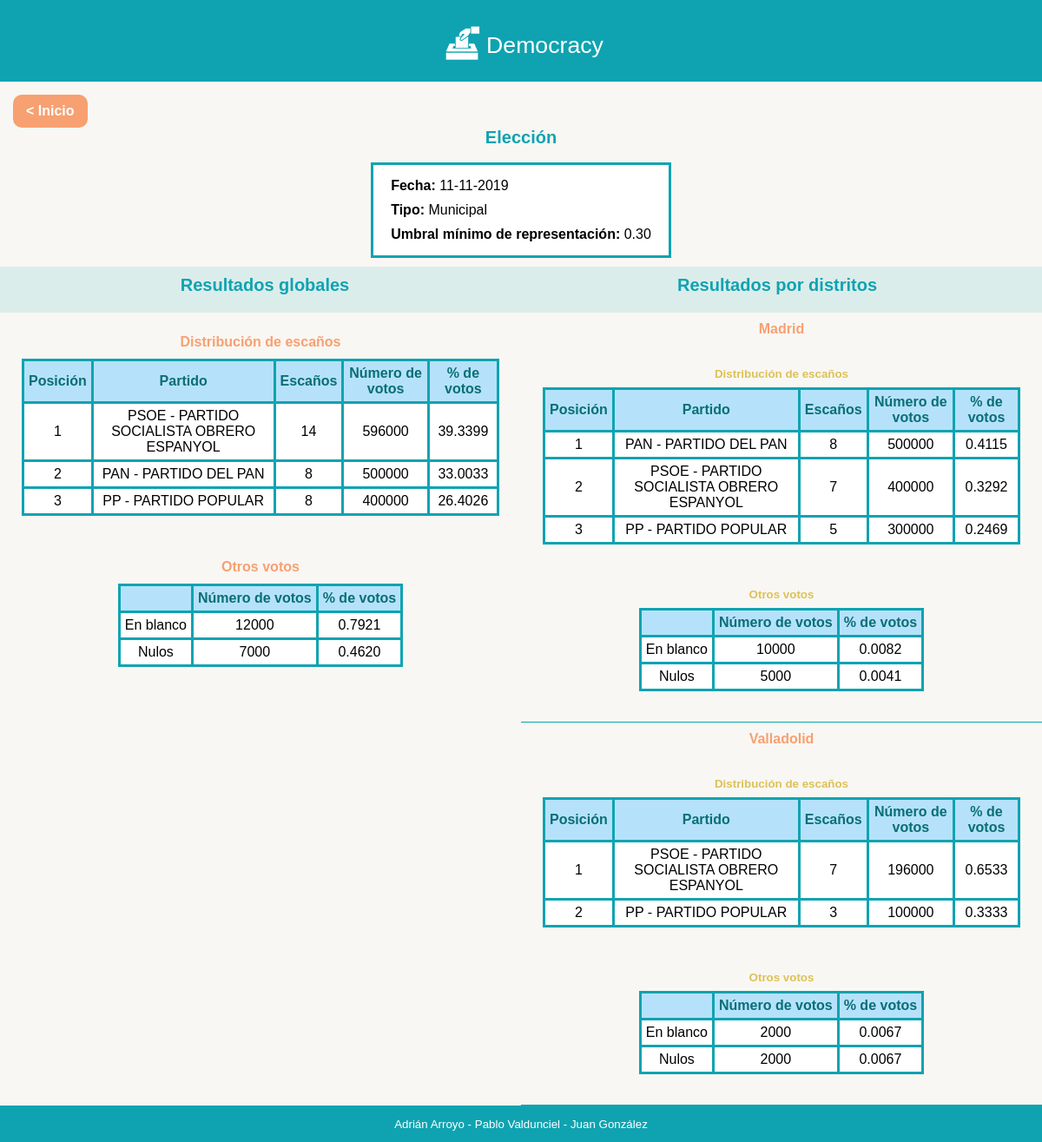
The app's page /results/1/ with its own data.
### main/models/election.py (models this page shows, shortened)
class Election(models.Model):
    date = models.DateField()
    min_votes_threshold = models.FloatField(validators=[MinValueValidator(limit_value=0.0),
                                                        MaxValueValidator(limit_value=100.0)])
    type = models.ForeignKey(ElectionType, on_delete=models.CASCADE)
    device = models.ForeignKey(Device, on_delete=models.CASCADE)
    def get_date(self):
        return self.date
    def get_min_votes_threshold(self):
        return self.min_votes_threshold
    def get_type(self):
        return self.type.get_name()

### main/models/election_type.py (models this page shows, shortened)
class ElectionType(models.Model):
    name = models.CharField(max_length=20, validators=[RegexValidator(regex=r"^([a-z]|[A-Z]){1,20}$",
                                                                      message="ElectionType's name can contain only alphabetic characters")])
    def get_name(self):
        return self.name

### main/models/candidature.py (models this page shows, shortened)
class Candidature(models.Model):
    abrv_name = models.CharField(max_length=10, validators=[RegexValidator(regex=r"^([a-z]|[A-Z]){1}(\w){0,5}$",
                                                                           message="Candidature's abvr_name format error")])
    name = models.CharField(max_length=120, validators=[RegexValidator(regex=r"^([a-z]|[A-Z]){1}(\w){0,69}$",
                                                                       message="Candidature's name format error")])
    votes = models.PositiveIntegerField()
    district = models.ForeignKey(District, on_delete=models.CASCADE)
    def get_name(self):
        return self.name
    def get_abrv_name(self):
        return self.abrv_name
    def get_votes(self):
        return self.votes

### main/models/district.py (models this page shows, shortened)
class District(models.Model):
    name = models.CharField(max_length=120, validators=[RegexValidator(regex=r"^([a-z]|[A-Z]){1,120}$",
                                                                      message="District's name format error")])
    registered_voters = models.PositiveIntegerField()
    num_representatives = models.PositiveIntegerField()
    blank_votes = models.PositiveIntegerField()
    void_votes = models.PositiveIntegerField()
    election = models.ForeignKey(Election, on_delete=models.CASCADE)
    def get_id(self):
        return self.id
    def get_name(self):
        return self.name
    def get_num_representatives(self):
        return self.num_representatives
    def get_blank_votes(self):
        return self.blank_votes
    def get_void_votes(self):
        return self.void_votes

### main/views/results.py (the view)
# urls.py: path('results/<int:election>/', ResultsView.as_view(), name="results"),
class ResultsView(TemplateView):
    template_name = "results/base_results.html"
    def get_context_data(self, *args, **kwargs):
        context = super().get_context_data(*args, **kwargs)
        election_pk = context['election']
        election_service = ElectionService()
        results = election_service.get_seat_distribution(election_pk=election_pk)
        context["results"] = results
        return context

### main/services/district_service.py (called while the page is built)
	def get_candidatures(self, district_pk):
		candidatures = Candidature.objects.filter(district = district_pk)
		return candidatures

### main/services/election_service.py (called while the page is built)
    def get_districts(self, election_pk):
        districts = District.objects.filter(election=election_pk)
        return districts

### main/templates/results/base_results.html
{% extends "base/base.html" %}
{%block content %}
<div id="results-content">
    <div class="redirect_index_container">
        <a href="/" class="base_button orange">
            < Inicio
        </a>
    </div>
    <div id="results-content-body">
        <div class="election-data-container">
            <h1>Elección</h1>
            <ul>
                <li><b>Fecha: </b>{{results.election.date|date:"d-m-Y"}}</li>
                <li><b>Tipo: </b> {{results.election.type}}</li>
                <li><b>Umbral mínimo de representación: </b>{{results.election.min_votes_threshold|floatformat:2}}</li>
            </ul>
        </div>
        <div id="headers-container">
            <h1>Resultados globales</h1>
            {% if results.districts|length  > 1 %}
            <h1>Resultados por distritos</h1>
            {% endif %}
        </div>
        <div id="results-container">
            <div id="global-results-container">
                <div class="democracy-table-container">
                    <h2>Distribución de escaños</h2>
                    <table>
                        <thead>
                            <tr>
                                <th>Posición</th>
                                <th>Partido</th>
                                <th>Escaños</th>
                                <th>Número de votos</th>
                                <th>% de votos</th>
                            </tr>
                        </thead>
                        <tbody>
                            {%for candidature in results.global.candidatures %}
                            <tr>
                                <td>{{forloop.counter}}</td>
                                <td>{{candidature.abrv_name}} - {{candidature.name}}</td>
                                <td>{{candidature.seats}}</td>
                                <td>{{candidature.votes}}</td>
                                <td>{{candidature.votes_percentage|floatformat:4}}</td>
                            </tr>
                            {% endfor %}
                        </tbody>
                    </table>
                </div>
                <div class="democracy-table-container">
                    <h2>Otros votos</h2>
                    <table>
                        <thead>
                            <tr>
                                <th></th>
                                <th>Número de votos</th>
                                <th>% de votos</th>
                            </tr>
                        </thead>
                        <tbody>
                            <tr>
                                <td>En blanco</td>
                                <td>{{results.global.special_votes.blank}}</td>
                                <td>{{results.global.special_votes.blank_percentage|floatformat:4}}</td>
                            </tr>
                            <tr>
                                <td>Nulos</td>
                                <td>{{results.global.special_votes.void}}</td>
                                <td>{{results.global.special_votes.void_percentage|floatformat:4}}</td>
                            </tr>
                        </tbody>
                    </table>
                </div>
            </div>
            {% if results.districts|length  > 1 %}
            <div id="district-results-container">
                {%for district in results.districts %}
                <div class="district-container">
                    <h2>{{district.name}}</h2>
                    <div class="democracy-table-container">
                        <h3>Distribución de escaños</h3>
                        <table>
                            <thead>
                                <tr>
                                    <th>Posición</th>
                                    <th>Partido</th>
                                    <th>Escaños</th>
                                    <th>Número de votos</th>
                                    <th>% de votos</th>
                                </tr>
                            </thead>
                            <tbody>
                                {%for candidature in district.candidatures %}
                                <tr>
                                    <td>{{forloop.counter}}</td>
                                    <td>{{candidature.abrv_name}} - {{candidature.name}}</td>
                                    <td>{{candidature.seats}}</td>
                                    <td>{{candidature.votes}}</td>
                                    <td>{{candidature.votes_percentage|floatformat:4}}</td>
                                </tr>
                                {% endfor %}
                            </tbody>
                        </table>
                    </div>
                    <div class="democracy-table-container">
                        <h3>Otros votos</h3>
                        <table>
                            <tr>
                                <th></th>
                                <th>Número de votos</th>
                                <th>% de votos</th>
                            </tr>
                            <tr>
                                <td>En blanco</td>
                                <td>{{district.special_votes.blank}}</td>
                                <td>{{district.special_votes.blank_percentage|floatformat:4}}</td>
                            </tr>
                            <tr>
                                <td>Nulos</td>
                                <td>{{district.special_votes.void}}</td>
                                <td>{{district.special_votes.void_percentage|floatformat:4}}</td>
                            </tr>
                        </table>
                    </div>
                </div>
                {% endfor %}
            </div>
            {%endif %}
        </div>
    </div>
</div>
{%endblock content %}

### main/templates/base/base.html (shortened to what this page needs)
{% load static %}
<!DOCTYPE html>
<html lang="es">
    <head>
            <link rel="stylesheet" type="text/css" href="{% static 'styles/base/base.css'%}?{% now "U" %}">
            <link rel="stylesheet" type="text/css" href="{% static 'styles/base/buttons.css'%}?{% now "U" %}">
            <link rel="stylesheet" type="text/css" href="{% static 'styles/base/labels.css'%}?{% now "U" %}b ">
            <link rel="stylesheet" type="text/css" href="{% static 'styles/base/tables.css'%}?{% now "U" %}">
            <link rel="stylesheet" type="text/css" href="{% static 'styles/base/forms.css'%}?{% now "U" %}">
            <link rel="stylesheet" type="text/css" href="{% static 'styles/base/text.css'%}?{% now "U" %}b ">
            <link rel="stylesheet" type="text/css" href="{% static 'styles/base/scrollbars.css'%}?{% now "U" %}b ">
            <link rel="stylesheet" type="text/css" href="{% static 'styles/base/dialog.css'%}?{% now "U" %}">
            <link rel="stylesheet" type="text/css" href="{% static 'styles/index/base_index.css'%}?{% now "U" %}b ">
            <link rel="stylesheet" type="text/css" href="{% static 'styles/index/election_history.css'%}?{% now "U" %}b ">
            <link rel="stylesheet" type="text/css" href="{% static 'styles/index/election_builder.css'%}?{% now "U" %}b ">
            <link rel="stylesheet" type="text/css" href="{% static 'styles/results/base_results.css'%}?{% now "U" %}b ">
            <link rel="stylesheet" type="text/css" href="{% static 'styles/configuration/base_configuration.css'%}?{% now "U" %}b ">
    </head>
    <body>
        <header >
            <img src="/main/static/photos/urna.png"/>
            <p>Democracy</p>
        </header>
        <main>
            <section id="block_content">
                {% block content %}{% endblock %}
            </section>
        </main>
        <footer>
           <p> Adrián Arroyo - Pablo Valdunciel - Juan González</p>
        </footer>
    </body>
</html>

### main/static/styles/base/base.css (style rules this page uses)
* { font-family: 'Gill Sans', 'Gill Sans MT', Calibri, 'Trebuchet MS', sans-serif; }
html { height: 100%; }
body { height: 100%; display: flex; flex-flow: column; flex-wrap: nowrap; margin: 0; overflow: hidden; }
header { display:flex; justify-content: center; align-content: center; align-items: center; background-color: #0FA3B1; min-height: 80px; padding-top: 10px; }
header img { width: 55px; height: auto; }
header p { color:white; font-size: 20pt; }
main { flex:1; display: flex; flex-flow: row; overflow: hidden; background: #F9F7F3; }
main section#block_content { flex:1; height: 100%; display: flex; flex-flow: column; justify-content: flex-start; align-content: center; overflow: hidden; }
.redirect_index_container { display: flex; align-content: center; justify-content: flex-start; padding: 15px 0 0 15px ; }
footer { display:flex; justify-content: center; align-content: center; background-color: #0FA3B1; }
footer p { color:white; font-size: 10pt; }

### main/static/styles/base/buttons.css (style rules this page uses)
.base_button { background-color: rgb(112, 184, 218); border: none; border-radius: 10px; color: white; padding: 10px 15px; text-align: center; text-decoration: none; display: inline-block; font-size: 16px; font-weight: bold; cursor: pointer; }
.base_button.orange { background-color: #F7A072; }

### main/static/styles/base/tables.css (style rules this page uses)
.democracy-table-container { display: flex; flex-flow: column; justify-content: center; align-items: center; align-content: center; margin: 0; padding: 25px; }
.democracy-table-container table { overflow: hidden; }
.democracy-table-container table, .democracy-table-container th, .democracy-table-container td { background-color: white; border-collapse: collapse; border: 3px solid #0FA3B1; }
.democracy-table-container th, .democracy-table-container td { padding: 5px; text-align: center; }
.democracy-table-container th { color: rgb(9, 110, 119) ; background-color: #B5E2FA ; }
.democracy-table-container tbody { overflow-y: auto; }
.election-data-container { display: flex; flex-flow: column; justify-content: flex-start; align-items: center; align-content: center; margin: 0 0 10px 0 ; }
.election-data-container ul { background-color: white; list-style-type: none; border: 3px solid #0FA3B1; margin: 5px 0 0 0; padding: 10px; }
.election-data-container li { margin: 0; padding: 5px 10px; }

### main/static/styles/base/text.css (style rules this page uses)
h1 { color: #0FA3B1; font-size: 15pt; font-weight: bold; margin:0px; margin-bottom: 12px; text-align: center; }
h2 { color: #F7A072 ; font-size: 12pt; font-weight: bold; margin:0px; margin-bottom: 10px; text-align: center; }
h3 { color: rgba(212, 179, 45, 0.788); font-size: 10pt; font-weight: bold; margin: 0; margin-bottom: 8px; text-align: center; }

### main/static/styles/results/base_results.css (style rules this page uses)
#results-content { flex:1; display:flex; flex-flow: column; justify-content: flex-start; align-content: center; overflow-y: auto; overflow-x: hidden; }
#results-content-body { flex:1; display:flex; flex-flow: column; justify-content: flex-start; }
#results-container { flex: 1; display: flex; flex-flow: row; }
#headers-container { display: flex; flex-flow: row; background-color: rgba(15, 163, 177, 0.127); padding: 10px; align-items: center; }
#headers-container h1 { flex: 1; margin: 0px; }
#global-results-container { flex: 1; display: flex; flex-flow: column; flex-wrap: nowrap; justify-content: flex-start; align-content: flex-start; align-items: center; margin: 0; border-top: 10px solid rgba(15, 163, 177, 0.127); }
#district-results-container { flex: 1; display: flex; flex-flow: column; flex-wrap: nowrap; justify-content: flex-start; align-content: flex-start; align-items: center; margin: 0; border-top: 10px solid rgba(15, 163, 177, 0.127); }
.district-container { flex: 1; display: flex; flex-flow: column; border-bottom: 1px solid #0FA3B1 ; padding: 10px 0; }

### records on screen
Election: election "11-11-2019", election.min_votes_threshold "0.30"
ElectionType: election.type "Municipal"
Candidature: abrv_name "PSOE", name "PARTIDO SOCIALISTA OBRERO ESPANYOL", abrv_name "PSOE", name "PARTIDO SOCIALISTA OBRERO ESPANYOL"
Candidature: abrv_name "PAN", name "PARTIDO DEL PAN", abrv_name "PAN", name "PARTIDO DEL PAN"
Candidature: abrv_name "PP", name "PARTIDO POPULAR", abrv_name "PP", name "PARTIDO POPULAR"
District: name "Madrid"
Candidature: abrv_name "PSOE", name "PARTIDO SOCIALISTA OBRERO ESPANYOL"
Candidature: abrv_name "PP", name "PARTIDO POPULAR"
District: name "Valladolid"

### other values on screen
{{ candidature.seats }} "14" "8" "8"
{{ candidature.votes }} "596000" "500000" "400000"
{{ candidature.votes_percentage|floatformat:4 }} "39.3399" "33.0033" "26.4026"
{{ results.global.special_votes.blank }} "12000"
{{ results.global.special_votes.blank_percentage|floatformat:4 }} "0.7921"
{{ results.global.special_votes.void }} "7000"
{{ results.global.special_votes.void_percentage|floatformat:4 }} "0.4620"
{{ candidature.seats }} "8" "7" "5" "7" "3"
{{ candidature.votes }} "500000" "400000" "300000" "196000" "100000"
{{ candidature.votes_percentage|floatformat:4 }} "0.4115" "0.3292" "0.2469" "0.6533" "0.3333"
{{ district.special_votes.blank }} "10000" "2000"
{{ district.special_votes.blank_percentage|floatformat:4 }} "0.0082" "0.0067"
{{ district.special_votes.void }} "5000" "2000"
{{ district.special_votes.void_percentage|floatformat:4 }} "0.0041" "0.0067"
